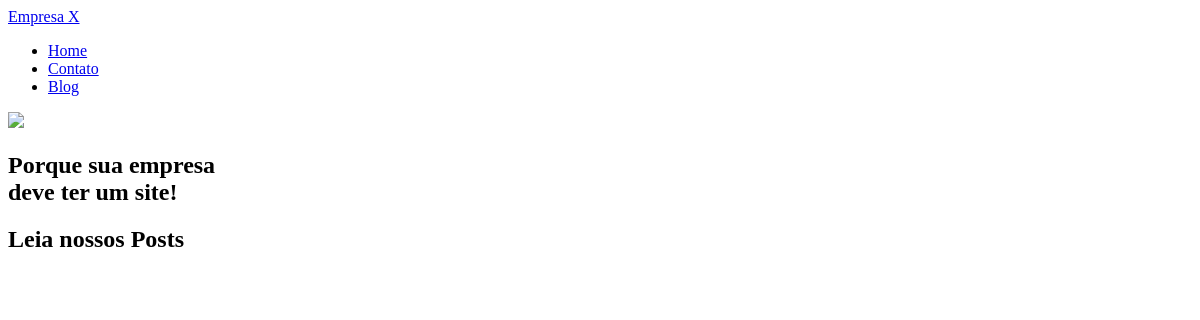
Before: / with the older database file.
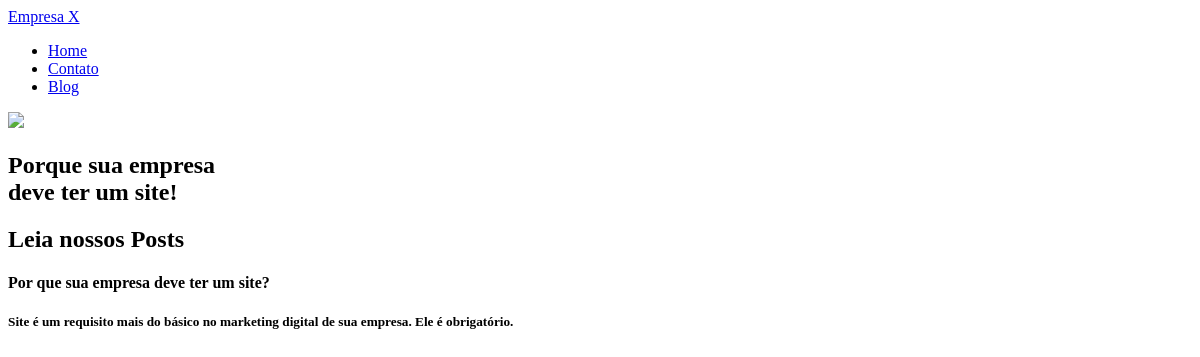
After: the same page with the newer database file.
### core/models.py (models this page shows, shortened)
class Posts(models.Model):
    titulo = models.CharField('titulo', max_length=60)
    subtitulo = models.CharField('subtitulo', max_length=120)
    texto = models.TextField('texto', max_length=1000)

### core/views.py (the view)
# urls.py: path('', index, name='index'),
def index(request):
    postagens = Posts.objects.all()
    context = {
        'posts': postagens,
    }
    return render(request, 'index.html', context)

### core/templates/index.html (shortened to what this page needs)
{% load static %}
<!DOCTYPE html>
<html lang="pt-br">
<head>
    <link rel="stylesheet" href="{% static 'css/estilos.css' %}">
</head>
<body>
    <div class="container">
        <header class="header">
            <a href="{% url 'index' %}">Empresa X</a>
            <ul class="menu">
                <li><a href="{% url 'index' %}">Home</a></li>
                <li><a href="{% url 'contato' %}">Contato</a></li>
                <li><a href="{% url 'blog' %}">Blog</a></li>
            </ul>
        </header>
        <div class="banner1">
            <img src="{% static 'images/banner1.jpg' %}">
            <div class="banner1-content">
                <h2>Porque sua empresa <br> deve ter um site!</h2>
            </div>
        </div>
        <div class="banner2">
            <h2>Leia nossos Posts</h2>
            {% for post in posts %}
                <h4>{{post.titulo}}</h4>
                <h5>{{post.subtitulo}}</h5>
            {% endfor %}
        </div>
    </div>
</body>
</html>

Changed rows visible on the page:
added Posts: titulo "Por que sua empresa deve ter um site?", subtitulo "Site é um requisito mais do básico no marketing digital de sua empresa. Ele é obrigatório."
